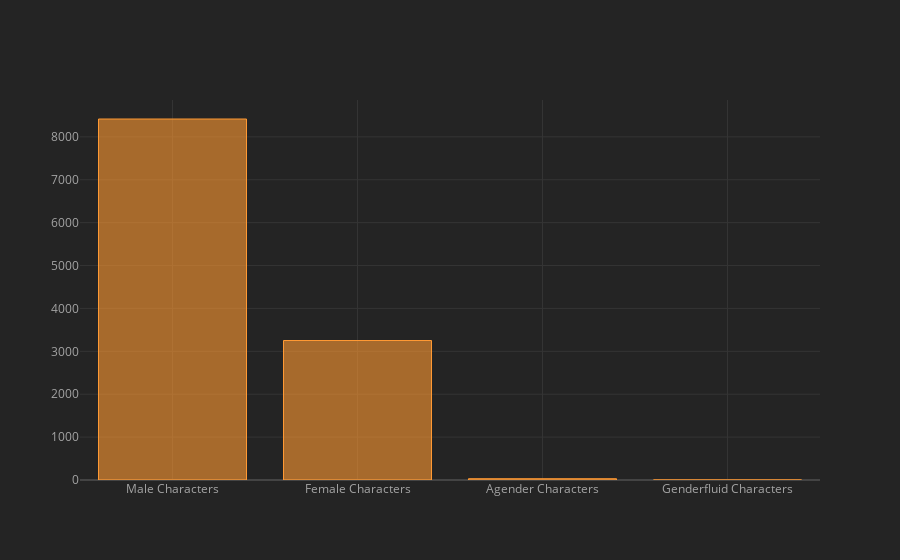

Notebook cell for this chart:
### Code cell
#graph-- no. of characters after year 1970 based on their type of sex
df[df.Year>1970].sort_values(ascending=False,by="Year").SEX.value_counts().iplot(kind="bar")

### Figure 1 — Plotly figure (JSON) as saved in the notebook; plotly's stock layout.template omitted (floating-point values rounded to 4 significant figures)
{"data": [{"marker": {"color": "rgba(255, 153, 51, 0.6)", "line": {"color": "rgba(255, 153, 51, 1.0)", "width": 1}}, "name": "SEX", "orientation": "v", "text": "", "type": "bar", "x": ["Male Characters", "Female Characters", "Agender Characters", "Genderfluid Characters"], "y": [8416, 3252, 30, 1]}], "layout": {"legend": {"bgcolor": "#242424", "font": {"color": "#F4F4F4"}}, "paper_bgcolor": "#242424", "plot_bgcolor": "#242424", "title": {"font": {"color": "#F4F4F4"}}, "xaxis": {"gridcolor": "#343434", "showgrid": true, "tickfont": {"color": "#A4A4A4"}, "title": {"font": {"color": "#A4A4A4"}, "text": ""}, "zerolinecolor": "#444444"}, "yaxis": {"gridcolor": "#343434", "showgrid": true, "tickfont": {"color": "#A4A4A4"}, "title": {"font": {"color": "#A4A4A4"}, "text": ""}, "zerolinecolor": "#444444"}}}
